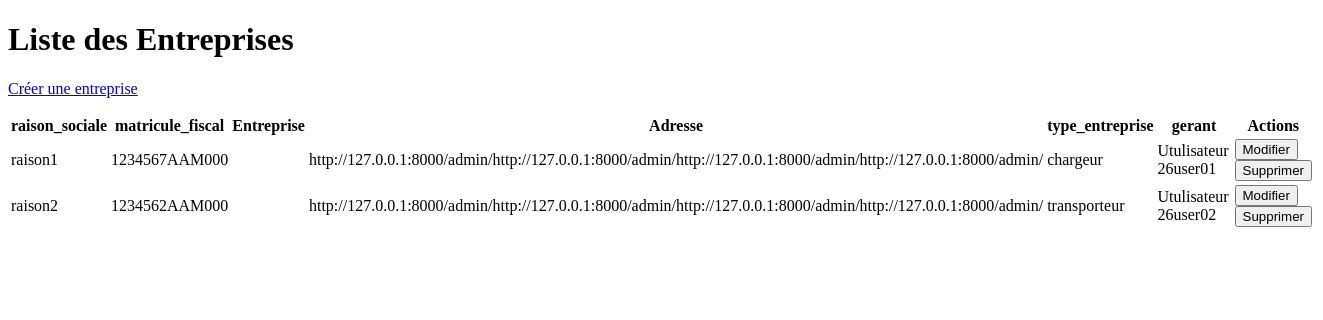
The app's page /entreprise/list/, older data.
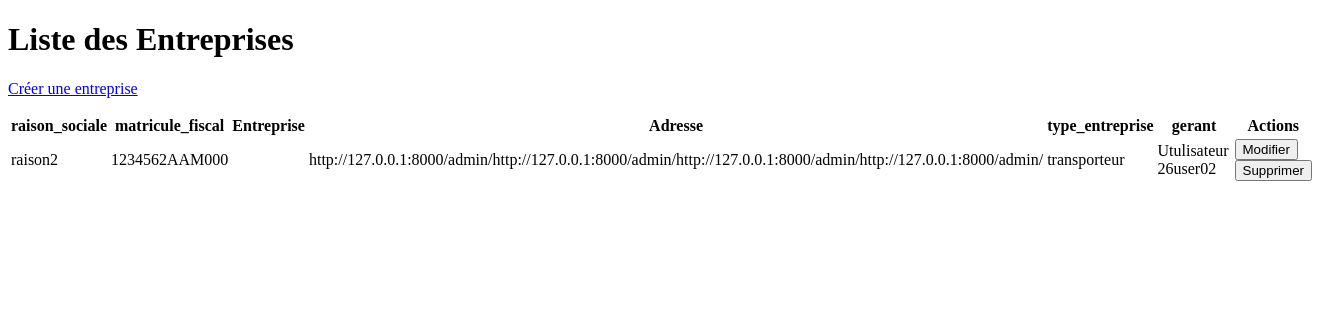
The same page, newer data.
### EntreprisesApp/models.py (models this page shows, shortened)
class Entreprise(models.Model):
    raison_sociale = models.CharField(max_length=200, null=False)
    matricule_fiscal = models.CharField(
        max_length=17,
        null=False,
        unique=True,
        blank=False,
        validators=[matricule_fiscale_validators],
    )
    adresse = models.TextField(validators=[MinLengthValidator(20,"ladresse doit etre superieur a 20 charactere")])
    type_entreprise = models.CharField(
        max_length=100,
        choices=[
            ('chargeur', 'Chargeur'),
            ('transporteur', 'Transporteur'),
        ]
    )
    gerant = models.OneToOneField(
        Utilisateur,
        on_delete=models.CASCADE,
        related_name='entreprise'
    )
    created_at = models.DateTimeField(auto_now_add=True)
    updated_at = models.DateTimeField(auto_now=True)

class Utilisateur(AbstractUser):
    user_id = models.CharField(
        max_length=8,
        primary_key=True,
        default=generate_user_id,
        editable=False,
        validators=[RegexValidator(
            regex=r"^\d{2}user\d{2}$",
            message="Format invalide. Format attendu : AAuserNN (2 chiffres pour l'année, 'user', 2 chiffres pour le compteur, ex. 26user00)."
        )]
    )
    email = models.EmailField(
        unique=True,
        validators=[vallidatee],
        )
    telephone = models.CharField(max_length=15, null=True, blank=True)
    role = models.CharField(
        max_length=20,
        choices=[
            ('chargeur', 'Chargeur'),
            ('transporteur', 'Transporteur'),
            ('administration', 'Administration'),
        ]
    )
    created_at = models.DateTimeField(auto_now_add=True)
    updated_at = models.DateTimeField(auto_now=True)
    def __str__(self):
        return f"Utulisateur {self.user_id}"

### EntreprisesApp/views.py (the view)
# urls.py: path('list/',EntrepriseListView.as_view(),name='List_Entreprises'),
class EntrepriseListView( ListView ):
    model=Entreprise
    template_name='entreprise/list.html'
    context_object_name='entreprises'

### Templates/entreprise/list.html (shortened to what this page needs)
<!DOCTYPE html>
<html lang="en">
<head>
</head>
<body>
    <h1>Liste des Entreprises</h1>
    <p>
        <a href="{% url 'entreprise:Create_Entreprises' %}">Créer une entreprise</a>
    </p>
    <table>
        <thead>
            <tr>
                <th>raison_sociale</th>
                <th>matricule_fiscal </th>
                <th>Entreprise</th>
                <th>Adresse</th>
                <th>type_entreprise</th>
                <th>gerant</th>
                <th>Actions</th>
            </tr>
        </thead>
        <tbody>
            {% for entreprise in entreprises %}
            <tr>
                <td>{{ entreprise.raison_sociale }}</td>
                <td>{{ entreprise.matricule_fiscal }}</td>
                <td>{{ entreprise.entreprise }}</td>
                <td>{{ entreprise.adresse }}</td>
                <td>{{ entreprise.type_entreprise }}</td>
                <td>{{ entreprise.gerant }}</td>
                <td>
                    <form method="get" action="{% url 'entreprise:Update_Entreprise' entreprise.pk %}">
                        <button type="submit">Modifier</button>
                    </form>
                    <form method="get" action="{% url 'entreprise:Delete_Entreprise' entreprise.pk %}">
                        <button type="submit">Supprimer</button>
                    </form>
                </td>
            </tr>
            {% empty %}
            <tr>
                <td colspan="8">Aucune vehiclue trouvée.</td>
            </tr>
            {% endfor %}
        </tbody>
    </table>
</body>
</html>

Row changes from the older to the newer data that the page shows:
removed Entreprise: raison_sociale "raison1", matricule_fiscal "1234567AAM000", adresse "http://127.0.0.1:8000/admin/http://127.0.0.1:8000/admin/http://127.0.0.1:8000/admin/http://127.0.0.1:8000/admin/", type_entreprise "chargeur", gerant "Utulisateur 26user01"
